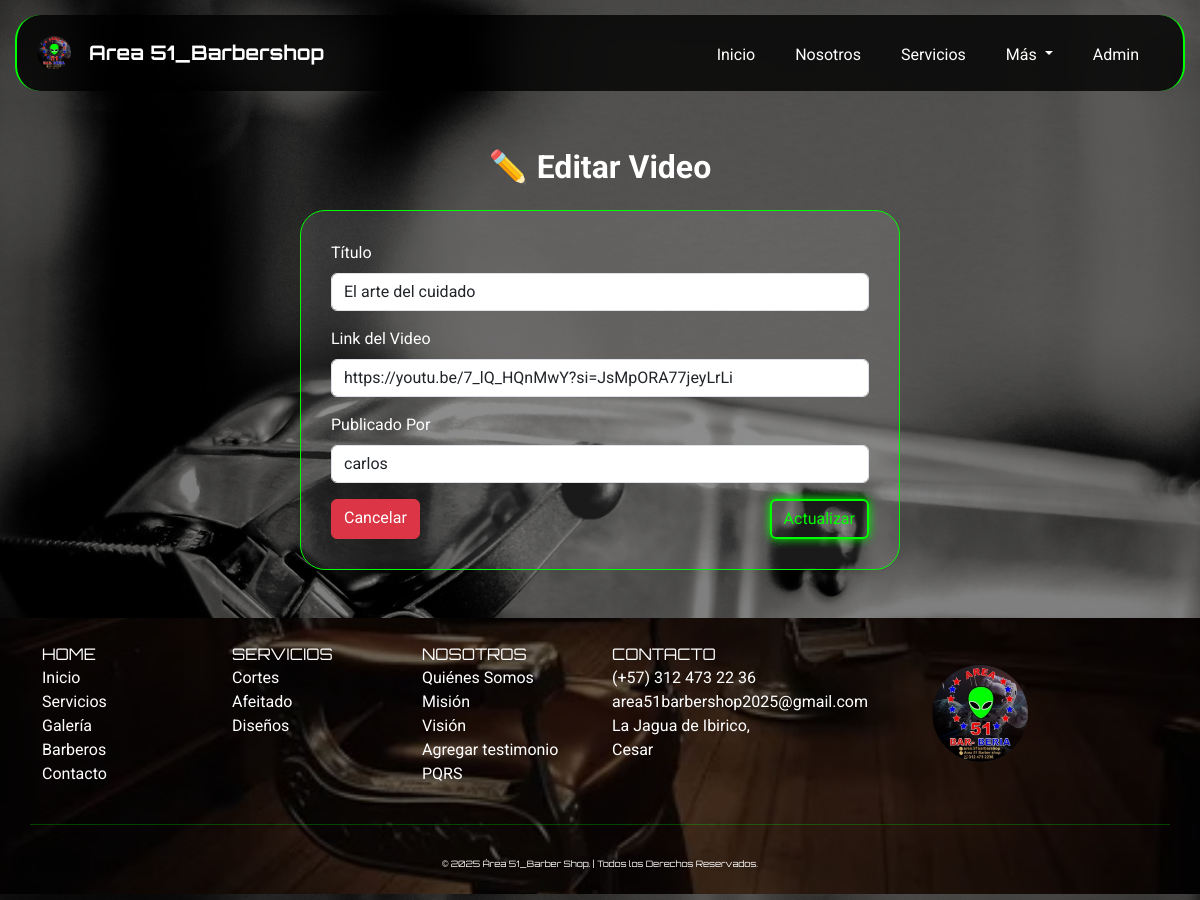
The page /index.php?page=editar_youtube&id=3 (signed in) on the database its author committed.
### tables this page shows
CREATE TABLE `videos` (
  `id_video` int(11) NOT NULL AUTO_INCREMENT,
  `titulo` varchar(255) NOT NULL,
  `link` varchar(255) NOT NULL,
  `fecha_publicacion` timestamp NOT NULL DEFAULT current_timestamp(),
  `publicado_por` varchar(100) NOT NULL,
  `estado` enum('activo','inactivo') DEFAULT 'activo',
  PRIMARY KEY (`id_video`)
);

### app/controllers/VideoController.php (called while the page is built, shortened)
<?php
require_once __DIR__ . '/../../config/database.php';
require_once __DIR__ . '/../models/Video.php';
class VideoController {
    private $model;
    public function __construct($db) {
        $this->model = new VideoModel($db);
    }
    public function ver($id) {
        return $this->model->getVideoById($id);
    }
}

### app/models/Video.php (called while the page is built, shortened)
<?php
class VideoModel {
    private $db;
    public function __construct($db) {
        $this->db = $db;
    }
    public function getVideoById($id) {
        $sql = "SELECT * FROM videos WHERE id_video = :id";
        $stmt = $this->db->prepare($sql);
        $stmt->execute([':id' => $id]);
        return $stmt->fetch(PDO::FETCH_ASSOC);
    }
}

### app/views/videos/editar_youtube.php (the view, shortened to what this page needs)
<?php
require_once __DIR__ . '/../../controllers/VideoController.php';
require_once __DIR__ . '/../../../config/database.php';
$controller = new VideoController($db);
$id = $_GET['id'] ?? null;
$video = $controller->ver($id);
?>
<body>
    <div class="container py-5" style="margin-top:100px;">
        <h2 class="fw-bold text-white mb-4 text-center">✏️ Editar Video</h2>
        <div class="card text-white mx-auto" style="max-width: 600px; padding: 30px;">
            <form method="POST">
                <div class="mb-3">
                    <label class="form-label text-white">Título</label>
                    <input type="text" name="titulo" class="form-control"
                           value="<?= htmlspecialchars($video['titulo']) ?>" required>
                </div>
                <div class="mb-3">
                    <label class="form-label text-white">Link del Video</label>
                    <input type="url" name="link" class="form-control"
                           value="<?= htmlspecialchars($video['link']) ?>" required>
                </div>
                <div class="mb-3">
                    <label class="form-label text-white">Publicado Por</label>
                    <input type="text" name="publicado_por" class="form-control"
                           value="<?= htmlspecialchars($video['publicado_por']) ?>" required>
                </div>
                <div class="d-flex justify-content-between">
                    <a href="index.php?page=youtube" class="btn btn-danger">Cancelar</a>
                    <button type="submit" class="btn btn-neon">Actualizar</button>
                </div>
            </form>
        </div>
    </div>
<main>

### public/css/style.css (style rules this page uses)
body { background-image: url(../img/fondo_body.jpg); min-height: 100vh; background-size: cover; background-position: center; background-repeat: no-repeat; background-attachment: fixed; position: relative; font-family: 'Roboto', sans-serif; background-color: #000; color: #fff; margin: 0; padding: 0; width: 100%; align-items: center; justify-content: center; }
body::before { content: ''; position: fixed; top: 0; left: 0; width: 100%; height: 100%; background-color: rgba(0, 0, 0, 0.5); z-index: -1; }
html { scroll-behavior: smooth; width: 100%; }
.btn-neon { color: #00ff00; border: 2px solid #00ff00; background-color: transparent; box-shadow: 0 0 10px #00ff00; transition: all 0.3s ease; }
.card { width: 100%; background-color: rgba(255, 255, 255, 0.1); border: 1px solid #00ff00; transition: transform 0.3s, box-shadow 0.3s; border-radius: 25px; }

### rows shown on the page
videos: titulo "El arte del cuidado", link "https://youtu.be/7_lQ_HQnMwY?si=JsMpORA77jeyLrLi", publicado_por "carlos"
